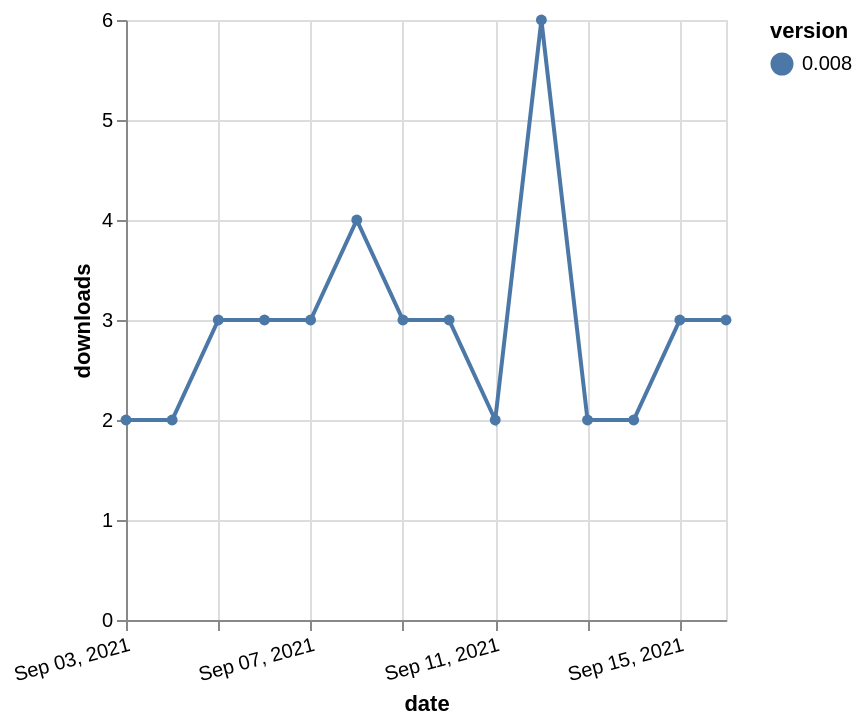

Here is the Vega-Lite specification saved for this chart:
### Vega-Lite specification from a JSON file in a GitHub repository (floating-point values rounded to 4 significant figures)
{"$schema": "https://vega.github.io/schema/vega-lite/v5.json", "description": "A simple bar chart with embedded data.", "data": {"values": [{"date": "2021-09-03", "total": 3397, "delta": 2, "version": "0.008"}, {"date": "2021-09-04", "total": 3399, "delta": 2, "version": "0.008"}, {"date": "2021-09-05", "total": 3402, "delta": 3, "version": "0.008"}, {"date": "2021-09-06", "total": 3405, "delta": 3, "version": "0.008"}, {"date": "2021-09-07", "total": 3408, "delta": 3, "version": "0.008"}, {"date": "2021-09-08", "total": 3412, "delta": 4, "version": "0.008"}, {"date": "2021-09-09", "total": 3415, "delta": 3, "version": "0.008"}, {"date": "2021-09-10", "total": 3418, "delta": 3, "version": "0.008"}, {"date": "2021-09-11", "total": 3420, "delta": 2, "version": "0.008"}, {"date": "2021-09-12", "total": 3426, "delta": 6, "version": "0.008"}, {"date": "2021-09-13", "total": 3428, "delta": 2, "version": "0.008"}, {"date": "2021-09-14", "total": 3430, "delta": 2, "version": "0.008"}, {"date": "2021-09-15", "total": 3433, "delta": 3, "version": "0.008"}, {"date": "2021-09-16", "total": 3436, "delta": 3, "version": "0.008"}]}, "width": "container", "mark": {"type": "line", "point": {"filled": true}}, "encoding": {"x": {"field": "date", "type": "temporal", "timeUnit": "yearmonthdate", "title": "date", "axis": {"labelAngle": -15}}, "y": {"field": "delta", "type": "quantitative", "title": "downloads"}, "color": {"field": "version", "type": "nominal"}, "tooltip": {"field": "delta"}}}
